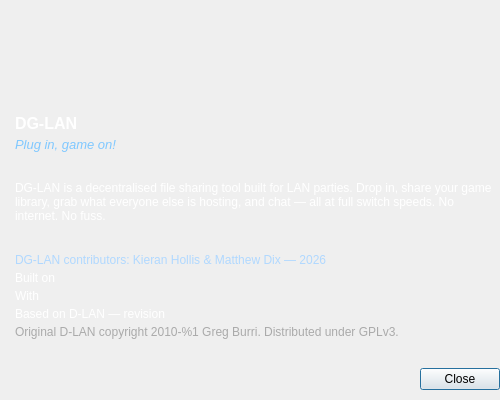
<?xml version="1.0" encoding="UTF-8"?>
<ui version="4.0">
 <class>DialogAbout</class>
 <widget class="QDialog" name="DialogAbout">
  <property name="windowModality">
   <enum>Qt::ApplicationModal</enum>
  </property>
  <property name="geometry">
   <rect>
    <x>0</x>
    <y>0</y>
    <width>500</width>
    <height>400</height>
   </rect>
  </property>
  <property name="palette">
   <palette>
    <active>
     <colorrole role="WindowText">
      <brush brushstyle="SolidPattern">
       <color alpha="255">
        <red>255</red>
        <green>255</green>
        <blue>255</blue>
       </color>
      </brush>
     </colorrole>
    </active>
    <inactive>
     <colorrole role="WindowText">
      <brush brushstyle="SolidPattern">
       <color alpha="255">
        <red>255</red>
        <green>255</green>
        <blue>255</blue>
       </color>
      </brush>
     </colorrole>
    </inactive>
    <disabled>
     <colorrole role="WindowText">
      <brush brushstyle="SolidPattern">
       <color alpha="255">
        <red>120</red>
        <green>120</green>
        <blue>120</blue>
       </color>
      </brush>
     </colorrole>
    </disabled>
   </palette>
  </property>
  <property name="windowTitle">
   <string>About DG-LAN</string>
  </property>
  <property name="autoFillBackground">
   <bool>false</bool>
  </property>
  <property name="modal">
   <bool>true</bool>
  </property>
  <layout class="QVBoxLayout" name="verticalLayout">
   <property name="spacing">
    <number>4</number>
   </property>
   <property name="leftMargin">
    <number>0</number>
   </property>
   <property name="topMargin">
    <number>0</number>
   </property>
   <property name="rightMargin">
    <number>0</number>
   </property>
   <property name="bottomMargin">
    <number>10</number>
   </property>
   <item>
    <widget class="QLabel" name="lblLogo">
     <property name="minimumSize">
      <size>
       <width>0</width>
       <height>110</height>
      </size>
     </property>
     <property name="autoFillBackground">
      <bool>false</bool>
     </property>
     <property name="text">
      <string/>
     </property>
     <property name="alignment">
      <set>Qt::AlignLeading|Qt::AlignLeft|Qt::AlignTop</set>
     </property>
    </widget>
   </item>
   <item>
    <widget class="QLabel" name="lblTitle">
     <property name="font">
      <font>
       <weight>75</weight>
       <bold>true</bold>
       <pointsize>12</pointsize>
      </font>
     </property>
     <property name="text">
      <string>DG-LAN</string>
     </property>
     <property name="indent">
      <number>15</number>
     </property>
    </widget>
   </item>
   <item>
    <widget class="QLabel" name="lblTagline">
     <property name="font">
      <font>
       <italic>true</italic>
       <pointsize>10</pointsize>
      </font>
     </property>
     <property name="styleSheet">
      <string notr="true">color: #80c8ff;</string>
     </property>
     <property name="text">
      <string>Plug in, game on!</string>
     </property>
     <property name="indent">
      <number>15</number>
     </property>
    </widget>
   </item>
   <item>
    <spacer name="spacerAboveBlurb">
     <property name="orientation">
      <enum>Qt::Vertical</enum>
     </property>
     <property name="sizeHint" stdset="0">
      <size>
       <width>20</width>
       <height>6</height>
      </size>
     </property>
    </spacer>
   </item>
   <item>
    <widget class="QLabel" name="lblBlurb">
     <property name="text">
      <string>DG-LAN is a decentralised file sharing tool built for LAN parties. Drop in, share your game library, grab what everyone else is hosting, and chat — all at full switch speeds. No internet. No fuss.</string>
     </property>
     <property name="wordWrap">
      <bool>true</bool>
     </property>
     <property name="indent">
      <number>15</number>
     </property>
     <property name="margin">
      <number>4</number>
     </property>
    </widget>
   </item>
   <item>
    <spacer name="spacerBelowBlurb">
     <property name="orientation">
      <enum>Qt::Vertical</enum>
     </property>
     <property name="sizeHint" stdset="0">
      <size>
       <width>20</width>
       <height>6</height>
      </size>
     </property>
    </spacer>
   </item>
   <item>
    <widget class="QLabel" name="lblContributors">
     <property name="styleSheet">
      <string notr="true">color: #b0d8ff;</string>
     </property>
     <property name="text">
      <string>DG-LAN contributors: Kieran Hollis &amp; Matthew Dix — 2026</string>
     </property>
     <property name="indent">
      <number>15</number>
     </property>
    </widget>
   </item>
   <item>
    <widget class="QLabel" name="lblBuiltOn">
     <property name="text">
      <string>Built on</string>
     </property>
     <property name="indent">
      <number>15</number>
     </property>
    </widget>
   </item>
   <item>
    <widget class="QLabel" name="lblCompiler">
     <property name="text">
      <string>With</string>
     </property>
     <property name="indent">
      <number>15</number>
     </property>
    </widget>
   </item>
   <item>
    <widget class="QLabel" name="lblFromRevision">
     <property name="text">
      <string>Based on D-LAN — revision</string>
     </property>
     <property name="textFormat">
      <enum>Qt::RichText</enum>
     </property>
     <property name="indent">
      <number>15</number>
     </property>
     <property name="openExternalLinks">
      <bool>true</bool>
     </property>
    </widget>
   </item>
   <item>
    <widget class="QLabel" name="lblCopyright">
     <property name="styleSheet">
      <string notr="true">color: #aaaaaa;</string>
     </property>
     <property name="text">
      <string>Original D-LAN copyright 2010-%1 Greg Burri. Distributed under GPLv3.</string>
     </property>
     <property name="wordWrap">
      <bool>true</bool>
     </property>
     <property name="indent">
      <number>15</number>
     </property>
    </widget>
   </item>
   <item>
    <spacer name="verticalSpacer">
     <property name="orientation">
      <enum>Qt::Vertical</enum>
     </property>
     <property name="sizeHint" stdset="0">
      <size>
       <width>20</width>
       <height>0</height>
      </size>
     </property>
    </spacer>
   </item>
   <item>
    <layout class="QHBoxLayout" name="layButClose">
     <property name="leftMargin">
      <number>6</number>
     </property>
     <item>
      <spacer name="horizontalSpacer">
       <property name="orientation">
        <enum>Qt::Horizontal</enum>
       </property>
       <property name="sizeHint" stdset="0">
        <size>
         <width>40</width>
         <height>20</height>
        </size>
       </property>
      </spacer>
     </item>
     <item>
      <widget class="QPushButton" name="butClose">
       <property name="sizePolicy">
        <sizepolicy hsizetype="Fixed" vsizetype="Fixed">
         <horstretch>0</horstretch>
         <verstretch>0</verstretch>
        </sizepolicy>
       </property>
       <property name="text">
        <string>Close</string>
       </property>
       <property name="default">
        <bool>true</bool>
       </property>
      </widget>
     </item>
    </layout>
   </item>
  </layout>
 </widget>
 <resources/>
 <connections>
  <connection>
   <sender>butClose</sender>
   <signal>clicked()</signal>
   <receiver>DialogAbout</receiver>
   <slot>close()</slot>
   <hints>
    <hint type="sourcelabel"><x>450</x><y>380</y></hint>
    <hint type="destinationlabel"><x>250</x><y>200</y></hint>
   </hints>
  </connection>
 </connections>
</ui>
